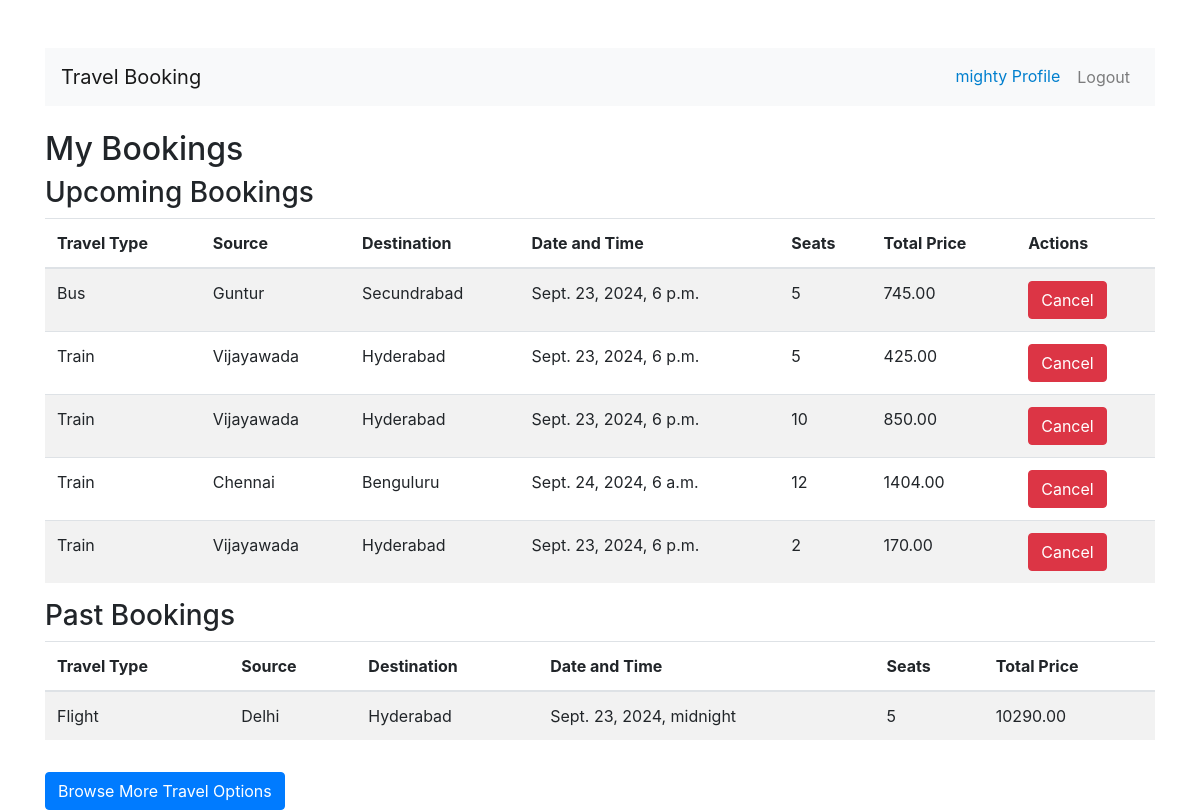
The app's page /my-bookings/ (signed in) with its own data.
### users/models.py (models this page shows, shortened)
class CustomUser(AbstractUser):
    phone_number = models.CharField(max_length=15, null=True, blank=True)

class Booking(models.Model):
    BOOKING_STATUS = [
        ('confirmed', 'Confirmed'),
        ('canceled', 'Canceled'),
    ]
    booking_id = models.AutoField(primary_key=True)
    user = models.ForeignKey(User, on_delete=models.CASCADE)  # User who made the booking
    travel_option = models.ForeignKey('TravelOption', on_delete=models.CASCADE)
    number_of_seats = models.PositiveIntegerField()
    total_price = models.DecimalField(max_digits=10, decimal_places=2)
    booking_date = models.DateTimeField(auto_now_add=True)
    status = models.CharField(max_length=10, choices=BOOKING_STATUS, default='confirmed')

class TravelOption(models.Model):
    TRAVEL_TYPES = [
        ('flight', 'Flight'),
        ('train', 'Train'),
        ('bus', 'Bus'),
    ]
    travel_id = models.AutoField(primary_key=True)  # Auto-generated travel ID
    travel_type = models.CharField(max_length=10, choices=TRAVEL_TYPES)  # Flight/Train/Bus
    source = models.CharField(max_length=100)  # Starting point
    destination = models.CharField(max_length=100)  # Destination
    date_time = models.DateTimeField()  # Travel date and time
    price = models.DecimalField(max_digits=10, decimal_places=2)  # Price
    available_seats = models.PositiveIntegerField()  # Available seats

### users/views.py (the view)
# urls.py: path('my-bookings/', my_bookings, name='my_bookings'), # URL for viewing user's bookings
@login_required
def my_bookings(request):
    bookings = Booking.objects.filter(user=request.user)
    upcoming_bookings = bookings.filter(travel_option__date_time__gte=timezone.now(), status='confirmed')
    past_bookings = bookings.filter(travel_option__date_time__lt=timezone.now(), status='confirmed')
    return render(request, 'users/my_bookings.html', {
        'upcoming_bookings': upcoming_bookings,
        'past_bookings': past_bookings,
    })

### users/templates/users/my_bookings.html (shortened to what this page needs)
{% extends "base.html" %}
{% block content %}
<h2>My Bookings</h2>
<h3>Upcoming Bookings</h3>
{% if upcoming_bookings %}
    <table class="table table-striped">
        <thead>
            <tr>
                <th>Travel Type</th>
                <th>Source</th>
                <th>Destination</th>
                <th>Date and Time</th>
                <th>Seats</th>
                <th>Total Price</th>
                <th>Actions</th>
            </tr>
        </thead>
        <tbody>
            {% for booking in upcoming_bookings %}
            <tr>
                <td>{{ booking.travel_option.get_travel_type_display }}</td>
                <td>{{ booking.travel_option.source }}</td>
                <td>{{ booking.travel_option.destination }}</td>
                <td>{{ booking.travel_option.date_time }}</td>
                <td>{{ booking.number_of_seats }}</td>
                <td>{{ booking.total_price }}</td>
                <td>
                    <a href="{% url 'cancel_booking' booking.booking_id %}" class="btn btn-danger">Cancel</a>
                </td>
            </tr>
            {% endfor %}
        </tbody>
    </table>
{% else %}
    <p>No upcoming bookings.</p>
{% endif %}
<h3>Past Bookings</h3>
{% if past_bookings %}
    <table class="table table-striped">
        <thead>
            <tr>
                <th>Travel Type</th>
                <th>Source</th>
                <th>Destination</th>
                <th>Date and Time</th>
                <th>Seats</th>
                <th>Total Price</th>
            </tr>
        </thead>
        <tbody>
            {% for booking in past_bookings %}
            <tr>
                <td>{{ booking.travel_option.get_travel_type_display }}</td>
                <td>{{ booking.travel_option.source }}</td>
                <td>{{ booking.travel_option.destination }}</td>
                <td>{{ booking.travel_option.date_time }}</td>
                <td>{{ booking.number_of_seats }}</td>
                <td>{{ booking.total_price }}</td>
            </tr>
            {% endfor %}
        </tbody>
    </table>
{% else %}
    <p>No past bookings.</p>
{% endif %}
<a href="{% url 'travel_options_list' %}" class="btn btn-primary mt-3">Browse More Travel Options</a>
{% endblock %}

### users/templates/base.html (shortened to what this page needs)
<!DOCTYPE html>
<html lang="en">
<head>
    <link rel="stylesheet" href="https://stackpath.bootstrapcdn.com/bootstrap/4.5.2/css/bootstrap.min.css">
</head>
<body>
    <div class="container mt-5">
        <nav class="navbar navbar-expand-lg navbar-light bg-light">
            <a class="navbar-brand" href="/">Travel Booking</a>
            <ul class="navbar-nav ml-auto">
                {% if user.is_authenticated %}
                    <li class="nav-item">
                        <a style="color: rgb(0, 127, 206);" class="nav-link" href="{% url 'profile' %}">{{ user.username }} Profile</a>
                    </li>
                    <li class="nav-item">
                        <form action="{% url 'logout' %}" method="POST" class="d-inline">
                            <button type="submit" class="btn btn-link nav-link">Logout</button>
                        </form>
                    </li>
                {% endif %}
            </ul>
        </nav>
        <div class="content mt-4">
            {% block content %}
            {% endblock %}
        </div>
    </div>
</body>
</html>

### records on screen
CustomUser: username "mighty"
Booking: travel_option.travel_type "Bus", travel_option.source "Guntur", travel_option.destination "Secundrabad", travel_option.date_time "Sept. 23, 2024, 6 p.m.", number_of_seats "5", total_price "745.00"
Booking: travel_option.travel_type "Train", travel_option.source "Vijayawada", travel_option.destination "Hyderabad", travel_option.date_time "Sept. 23, 2024, 6 p.m.", number_of_seats "5", total_price "425.00"
Booking: travel_option.travel_type "Train", travel_option.source "Vijayawada", travel_option.destination "Hyderabad", travel_option.date_time "Sept. 23, 2024, 6 p.m.", number_of_seats "10", total_price "850.00"
Booking: travel_option.travel_type "Train", travel_option.source "Chennai", travel_option.destination "Benguluru", travel_option.date_time "Sept. 24, 2024, 6 a.m.", number_of_seats "12", total_price "1404.00"
Booking: travel_option.travel_type "Train", travel_option.source "Vijayawada", travel_option.destination "Hyderabad", travel_option.date_time "Sept. 23, 2024, 6 p.m.", number_of_seats "2", total_price "170.00"
Booking: travel_option.travel_type "Flight", travel_option.source "Delhi", travel_option.destination "Hyderabad", travel_option.date_time "Sept. 23, 2024, midnight", number_of_seats "5", total_price "10290.00"
